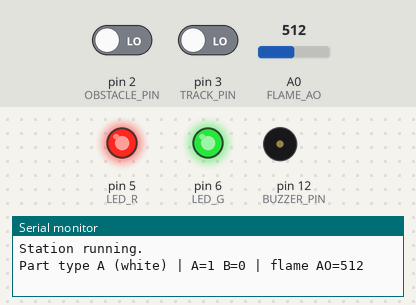
A sketch run on a simulated Arduino Uno, built with avr-gcc and run on an emulated ATmega328P. Parts: output pins drawn as LEDs (lit = HIGH), buzzer (waves = sounding, pin HIGH), the last lines printed to the serial monitor. Dashed ring = blinking. The inputs (shaded band) are chosen by the test bench; at power-on: A0 (FLAME_AO) = 512, pin 2 (OBSTACLE_PIN) LOW, pin 3 (TRACK_PIN) LOW.

Above: at 0.1 s.
At 1.2 s:
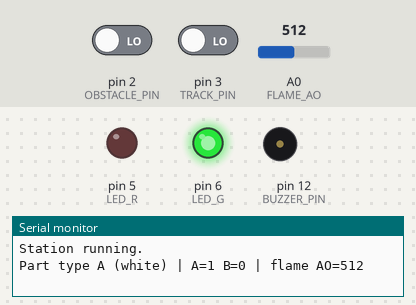
1.3 s: A0 (FLAME_AO) set to 316
2.8 s: A0 (FLAME_AO) set to 292
At 3.1 s:
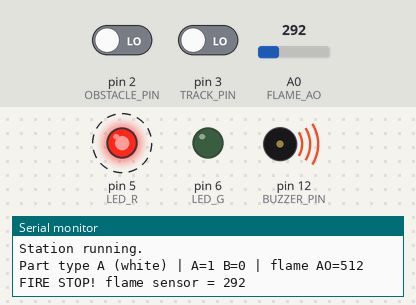
Timing chart, 0 to 11.8 s (numbered marks = the images above; inputs shaded):
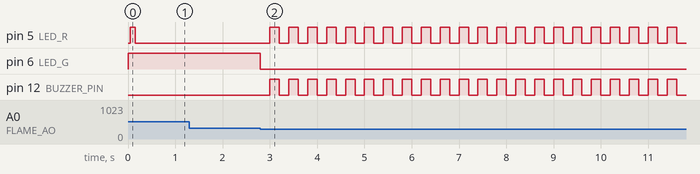

Measured:
- the behaviour switches between 300 and 299 on A0 (FLAME_AO) (found by bisection; images 1 and 2)
- after the input at 1.3 s, every drawn part: stays the same
- after the input at 2.8 s, pin 5 (LED_R), pin 12 (BUZZER_PIN): alternates HIGH for 0.20 s and LOW for 0.20 s, starting after 0.20 s; pin 6 (LED_G): HIGH → LOW at once

The sketch:

E08_IRStation_Task.ino
```cpp
// ChinarSoft - Arduino Sensor Kit, Episode 8 - TASK SOLUTION
// Task: flag a "jam" if two parts arrive less than 1 second apart.
//
// What changed vs E08_IRStation:
//   - New variable lastPartMs remembers when the last part arrived.
//   - On every new part: if it came less than JAM_MS (1000 ms) after the previous one,
//     print "JAM!", count it, and light the RED LED. Red stays on until the next
//     normal (non-jam) part, so the operator can see it. Then lastPartMs = now.
//   - Fire interlock, part typing (A/B) and counters unchanged.
//
// Wiring: same wiring as E08_IRStation (no extra parts):
//   KY-032 obstacle   OUT -> D2 | + -> 5V | GND -> GND | EN: leave jumper ON
//   KY-033 tracking   S -> D3   | V+ -> 5V | G -> GND
//   KY-026 flame      AO -> A0  | DO -> D4 | + -> 5V | G -> GND
//   Two-color LED     R -> D5, G -> D6 (220 ohm)
//   Active buzzer     S -> D12

const int OBSTACLE_PIN = 2;   // LOW = object detected (most KY-032 boards)
const int TRACK_PIN    = 3;   // HIGH = black / no reflection (most KY-033 boards)
const int FLAME_AO     = A0;
const int FLAME_DO     = 4;
const int LED_R = 5, LED_G = 6;
const int BUZZER_PIN   = 12;

const int FLAME_LIMIT = 300;  // analog: LOWER value = MORE infrared on most KY-026 boards
const unsigned long JAM_MS = 1000;   // TASK: two parts closer than this = jam

unsigned long countA = 0, countB = 0;
unsigned long jamCount = 0;          // TASK
unsigned long lastPartMs = 0;        // TASK: when the last part arrived
bool havePart = false;               // TASK: no "previous part" yet after power-up
bool partPresent = false;
bool fireStop = false;

void led(bool r, bool g) { digitalWrite(LED_R, r); digitalWrite(LED_G, g); }

void setup() {
  Serial.begin(9600);
  pinMode(OBSTACLE_PIN, INPUT);
  pinMode(TRACK_PIN, INPUT);
  pinMode(FLAME_DO, INPUT);
  pinMode(LED_R, OUTPUT); pinMode(LED_G, OUTPUT);
  pinMode(BUZZER_PIN, OUTPUT);
  led(false, true);
  Serial.println("Station running.");
}

void loop() {
  int flame = analogRead(FLAME_AO);

  // --- Safety first: fire interlock latches until reset over serial ('r') ---
  if (!fireStop && flame < FLAME_LIMIT) {
    fireStop = true;
    Serial.print("FIRE STOP! flame sensor = ");
    Serial.println(flame);
  }
  if (fireStop) {
    led((millis() / 200) % 2, false);
    digitalWrite(BUZZER_PIN, (millis() / 200) % 2);
    if (Serial.available() && Serial.read() == 'r' && flame >= FLAME_LIMIT) {
      fireStop = false;
      digitalWrite(BUZZER_PIN, LOW);
      led(false, true);
      Serial.println("Reset. Station running.");
    }
    return;                    // nothing else runs while stopped
  }

  // --- Part detection on the rising edge of "object present" ---
  bool present = digitalRead(OBSTACLE_PIN) == LOW;
  if (present && !partPresent) {
    unsigned long now = millis();                      // TASK: arrival time
    bool jam = havePart && (now - lastPartMs < JAM_MS); // TASK: too soon after the last one?

    delay(50);                 // let the part settle under the line sensor
    bool black = digitalRead(TRACK_PIN) == HIGH;
    if (black) countB++; else countA++;
    led(true, true);           // yellow flash = part logged
    Serial.print("Part type ");
    Serial.print(black ? "B (black mark)" : "A (white)");
    Serial.print(" | A="); Serial.print(countA);
    Serial.print(" B=");   Serial.print(countB);
    Serial.print(" | flame AO="); Serial.println(flame);
    delay(100);

    if (jam) {                 // TASK: something upstream is stuck
      jamCount++;
      Serial.print("JAM! only "); Serial.print(now - lastPartMs);
      Serial.print(" ms since last part | jams="); Serial.println(jamCount);
      led(true, false);        // red stays on until the next normal part
    } else {
      led(false, true);
    }
    lastPartMs = now;          // TASK
    havePart = true;           // TASK
  }
  partPresent = present;
}
```
